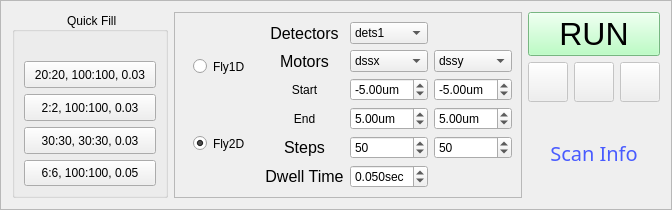
         <widget class="QFrame" name="frame_2">
          <property name="sizePolicy">
           <sizepolicy hsizetype="Preferred" vsizetype="Preferred">
            <horstretch>0</horstretch>
            <verstretch>0</verstretch>
           </sizepolicy>
          </property>
          <property name="frameShape">
           <enum>QFrame::StyledPanel</enum>
          </property>
          <property name="frameShadow">
           <enum>QFrame::Raised</enum>
          </property>
          <layout class="QGridLayout" name="gridLayout_92">
           <item row="0" column="1" rowspan="2">
            <widget class="QFrame" name="frame_3">
             <property name="sizePolicy">
              <sizepolicy hsizetype="Preferred" vsizetype="Preferred">
               <horstretch>0</horstretch>
               <verstretch>0</verstretch>
              </sizepolicy>
             </property>
             <property name="styleSheet">
              <string notr="true"/>
             </property>
             <property name="frameShape">
              <enum>QFrame::StyledPanel</enum>
             </property>
             <property name="frameShadow">
              <enum>QFrame::Raised</enum>
             </property>
             <layout class="QGridLayout" name="gridLayout_8">
              <item row="1" column="1">
               <widget class="QLabel" name="label_17">
                <property name="sizePolicy">
                 <sizepolicy hsizetype="Preferred" vsizetype="Preferred">
                  <horstretch>0</horstretch>
                  <verstretch>0</verstretch>
                 </sizepolicy>
                </property>
                <property name="font">
                 <font>
                  <family>Segoe UI</family>
                  <pointsize>12</pointsize>
                  <weight>50</weight>
                  <italic>false</italic>
                  <bold>false</bold>
                 </font>
                </property>
                <property name="text">
                 <string>Detectors</string>
                </property>
                <property name="alignment">
                 <set>Qt::AlignCenter</set>
                </property>
               </widget>
              </item>
              <item row="3" column="1">
               <widget class="QLabel" name="label_32">
                <property name="text">
                 <string>Start</string>
                </property>
                <property name="alignment">
                 <set>Qt::AlignCenter</set>
                </property>
               </widget>
              </item>
              <item row="4" column="1">
               <widget class="QLabel" name="label_18">
                <property name="text">
                 <string>End</string>
                </property>
                <property name="alignment">
                 <set>Qt::AlignCenter</set>
                </property>
               </widget>
              </item>
              <item row="2" column="2">
               <widget class="QComboBox" name="cb_motor1">
                <property name="sizePolicy">
                 <sizepolicy hsizetype="Preferred" vsizetype="Preferred">
                  <horstretch>0</horstretch>
                  <verstretch>0</verstretch>
                 </sizepolicy>
                </property>
                <property name="toolTip">
                 <string>first motor to scan in 2D and Line scan motor</string>
                </property>
                <item>
                 <property name="text">
                  <string>dssx</string>
                 </property>
                </item>
                <item>
                 <property name="text">
                  <string>dssy</string>
                 </property>
                </item>
                <item>
                 <property name="text">
                  <string>dssz</string>
                 </property>
                </item>
                <item>
                 <property name="text">
                  <string>zpssx</string>
                 </property>
                </item>
                <item>
                 <property name="text">
                  <string>zpssy</string>
                 </property>
                </item>
                <item>
                 <property name="text">
                  <string>zpssz</string>
                 </property>
                </item>
               </widget>
              </item>
              <item row="5" column="2">
               <widget class="QSpinBox" name="x_step">
                <property name="sizePolicy">
                 <sizepolicy hsizetype="Preferred" vsizetype="Preferred">
                  <horstretch>0</horstretch>
                  <verstretch>0</verstretch>
                 </sizepolicy>
                </property>
                <property name="toolTip">
                 <string>first motor steps</string>
                </property>
                <property name="minimum">
                 <number>1</number>
                </property>
                <property name="maximum">
                 <number>1000</number>
                </property>
                <property name="singleStep">
                 <number>10</number>
                </property>
                <property name="value">
                 <number>50</number>
                </property>
               </widget>
              </item>
              <item row="6" column="1">
               <widget class="QLabel" name="label_9">
                <property name="sizePolicy">
                 <sizepolicy hsizetype="Preferred" vsizetype="Preferred">
                  <horstretch>0</horstretch>
                  <verstretch>0</verstretch>
                 </sizepolicy>
                </property>
                <property name="font">
                 <font>
                  <family>Segoe UI</family>
                  <pointsize>12</pointsize>
                  <weight>50</weight>
                  <italic>false</italic>
                  <bold>false</bold>
                 </font>
                </property>
                <property name="text">
                 <string>Dwell Time</string>
                </property>
                <property name="textFormat">
                 <enum>Qt::AutoText</enum>
                </property>
                <property name="scaledContents">
                 <bool>false</bool>
                </property>
                <property name="alignment">
                 <set>Qt::AlignCenter</set>
                </property>
               </widget>
              </item>
              <item row="6" column="2">
               <widget class="QDoubleSpinBox" name="dwell">
                <property name="sizePolicy">
                 <sizepolicy hsizetype="Preferred" vsizetype="Preferred">
                  <horstretch>0</horstretch>
                  <verstretch>0</verstretch>
                 </sizepolicy>
                </property>
                <property name="toolTip">
                 <string>exposure time per point</string>
                </property>
                <property name="prefix">
                 <string/>
                </property>
                <property name="suffix">
                 <string notr="true">sec</string>
                </property>
                <property name="decimals">
                 <number>3</number>
                </property>
                <property name="minimum">
                 <double>0.000000000000000</double>
                </property>
                <property name="maximum">
                 <double>0.500000000000000</double>
                </property>
                <property name="singleStep">
                 <double>0.010000000000000</double>
                </property>
                <property name="value">
                 <double>0.050000000000000</double>
                </property>
               </widget>
              </item>
              <item row="4" column="3">
               <widget class="QDoubleSpinBox" name="y_end">
                <property name="sizePolicy">
                 <sizepolicy hsizetype="Preferred" vsizetype="Preferred">
                  <horstretch>0</horstretch>
                  <verstretch>0</verstretch>
                 </sizepolicy>
                </property>
                <property name="toolTip">
                 <string>scan range entry</string>
                </property>
                <property name="suffix">
                 <string notr="true">um</string>
                </property>
                <property name="minimum">
                 <double>-15.000000000000000</double>
                </property>
                <property name="maximum">
                 <double>15.000000000000000</double>
                </property>
                <property name="singleStep">
                 <double>1.000000000000000</double>
                </property>
                <property name="value">
                 <double>5.000000000000000</double>
                </property>
               </widget>
              </item>
              <item row="2" column="3">
               <widget class="QComboBox" name="cb_motor2">
                <property name="sizePolicy">
                 <sizepolicy hsizetype="Preferred" vsizetype="Preferred">
                  <horstretch>0</horstretch>
                  <verstretch>0</verstretch>
                 </sizepolicy>
                </property>
                <property name="toolTip">
                 <string>second motor in 2D</string>
                </property>
                <item>
                 <property name="text">
                  <string>dssy</string>
                 </property>
                </item>
                <item>
                 <property name="text">
                  <string>dssx</string>
                 </property>
                </item>
                <item>
                 <property name="text">
                  <string>dssz</string>
                 </property>
                </item>
                <item>
                 <property name="text">
                  <string>zpssy</string>
                 </property>
                </item>
                <item>
                 <property name="text">
                  <string>zpssx</string>
                 </property>
                </item>
                <item>
                 <property name="text">
                  <string>zpssz</string>
                 </property>
                </item>
               </widget>
              </item>
              <item row="5" column="3">
               <widget class="QSpinBox" name="y_step">
                <property name="sizePolicy">
                 <sizepolicy hsizetype="Preferred" vsizetype="Preferred">
                  <horstretch>0</horstretch>
                  <verstretch>0</verstretch>
                 </sizepolicy>
                </property>
                <property name="toolTip">
                 <string>second motor steps</string>
                </property>
                <property name="minimum">
                 <number>1</number>
                </property>
                <property name="maximum">
                 <number>1000</number>
                </property>
                <property name="singleStep">
                 <number>10</number>
                </property>
                <property name="value">
                 <number>50</number>
                </property>
               </widget>
              </item>
              <item row="4" column="2">
               <widget class="QDoubleSpinBox" name="x_end">
                <property name="sizePolicy">
                 <sizepolicy hsizetype="Preferred" vsizetype="Preferred">
                  <horstretch>0</horstretch>
                  <verstretch>0</verstretch>
                 </sizepolicy>
                </property>
                <property name="toolTip">
                 <string>scan range entry</string>
                </property>
                <property name="suffix">
                 <string notr="true">um</string>
                </property>
                <property name="minimum">
                 <double>-15.000000000000000</double>
                </property>
                <property name="maximum">
                 <double>15.000000000000000</double>
                </property>
                <property name="singleStep">
                 <double>1.000000000000000</double>
                </property>
                <property name="value">
                 <double>5.000000000000000</double>
                </property>
               </widget>
              </item>
              <item row="2" column="1">
               <widget class="QLabel" name="label_2">
                <property name="sizePolicy">
                 <sizepolicy hsizetype="Preferred" vsizetype="Preferred">
                  <horstretch>0</horstretch>
                  <verstretch>0</verstretch>
                 </sizepolicy>
                </property>
                <property name="font">
                 <font>
                  <family>Segoe UI</family>
                  <pointsize>12</pointsize>
                  <weight>50</weight>
                  <italic>false</italic>
                  <bold>false</bold>
                 </font>
                </property>
                <property name="text">
                 <string>Motors</string>
                </property>
                <property name="alignment">
                 <set>Qt::AlignCenter</set>
                </property>
               </widget>
              </item>
              <item row="1" column="2">
               <widget class="QComboBox" name="pb_dets">
                <property name="sizePolicy">
                 <sizepolicy hsizetype="Preferred" vsizetype="Preferred">
                  <horstretch>0</horstretch>
                  <verstretch>0</verstretch>
                 </sizepolicy>
                </property>
                <property name="toolTip">
                 <string comment="choose the detector system"/>
                </property>
                <item>
                 <property name="text">
                  <string>dets1</string>
                 </property>
                </item>
                <item>
                 <property name="text">
                  <string>dets2</string>
                 </property>
                </item>
                <item>
                 <property name="text">
                  <string>dets3</string>
                 </property>
                </item>
                <item>
                 <property name="text">
                  <string>dets4</string>
                 </property>
                </item>
                <item>
                 <property name="text">
                  <string>dets_fs</string>
                 </property>
                </item>
               </widget>
              </item>
              <item row="3" column="2">
               <widget class="QDoubleSpinBox" name="x_start">
                <property name="sizePolicy">
                 <sizepolicy hsizetype="Preferred" vsizetype="Preferred">
                  <horstretch>0</horstretch>
                  <verstretch>0</verstretch>
                 </sizepolicy>
                </property>
                <property name="toolTip">
                 <string>scan range entry</string>
                </property>
                <property name="prefix">
                 <string notr="true"/>
                </property>
                <property name="suffix">
                 <string>um</string>
                </property>
                <property name="minimum">
                 <double>-15.000000000000000</double>
                </property>
                <property name="maximum">
                 <double>15.000000000000000</double>
                </property>
                <property name="singleStep">
                 <double>1.000000000000000</double>
                </property>
                <property name="value">
                 <double>-5.000000000000000</double>
                </property>
               </widget>
              </item>
              <item row="3" column="3">
               <widget class="QDoubleSpinBox" name="y_start">
                <property name="enabled">
                 <bool>true</bool>
                </property>
                <property name="sizePolicy">
                 <sizepolicy hsizetype="Preferred" vsizetype="Preferred">
                  <horstretch>0</horstretch>
                  <verstretch>0</verstretch>
                 </sizepolicy>
                </property>
                <property name="toolTip">
                 <string>scan range entry</string>
                </property>
                <property name="prefix">
                 <string notr="true"/>
                </property>
                <property name="suffix">
                 <string>um</string>
                </property>
                <property name="minimum">
                 <double>-15.000000000000000</double>
                </property>
                <property name="maximum">
                 <double>15.000000000000000</double>
                </property>
                <property name="singleStep">
                 <double>1.000000000000000</double>
                </property>
                <property name="value">
                 <double>-5.000000000000000</double>
                </property>
               </widget>
              </item>
              <item row="5" column="1">
               <widget class="QLabel" name="label_5">
                <property name="sizePolicy">
                 <sizepolicy hsizetype="Preferred" vsizetype="Preferred">
                  <horstretch>0</horstretch>
                  <verstretch>0</verstretch>
                 </sizepolicy>
                </property>
                <property name="font">
                 <font>
                  <family>Segoe UI</family>
                  <pointsize>12</pointsize>
                  <weight>50</weight>
                  <italic>false</italic>
                  <bold>false</bold>
                 </font>
                </property>
                <property name="text">
                 <string>Steps</string>
                </property>
                <property name="textFormat">
                 <enum>Qt::AutoText</enum>
                </property>
                <property name="scaledContents">
                 <bool>false</bool>
                </property>
                <property name="alignment">
                 <set>Qt::AlignCenter</set>
                </property>
               </widget>
              </item>
              <item row="1" column="0" rowspan="6">
               <widget class="QWidget" name="widget_2" native="true">
                <property name="styleSheet">
                 <string notr="true">font: 14pt &quot;MS Shell Dlg 2&quot;;</string>
                </property>
                <layout class="QVBoxLayout" name="verticalLayout_9">
                 <item>
                  <widget class="QRadioButton" name="rb_1d">
                   <property name="sizePolicy">
                    <sizepolicy hsizetype="Preferred" vsizetype="Preferred">
                     <horstretch>0</horstretch>
                     <verstretch>0</verstretch>
                    </sizepolicy>
                   </property>
                   <property name="toolTip">
                    <string>select for line scan</string>
                   </property>
                   <property name="styleSheet">
                    <string notr="true"/>
                   </property>
                   <property name="text">
                    <string>Fly1D</string>
                   </property>
                   <property name="autoExclusive">
                    <bool>true</bool>
                   </property>
                  </widget>
                 </item>
                 <item>
                  <widget class="QRadioButton" name="rb_2d">
                   <property name="sizePolicy">
                    <sizepolicy hsizetype="Preferred" vsizetype="Preferred">
                     <horstretch>0</horstretch>
                     <verstretch>0</verstretch>
                    </sizepolicy>
                   </property>
                   <property name="toolTip">
                    <string>select for 2D scan</string>
                   </property>
                   <property name="styleSheet">
                    <string notr="true"/>
                   </property>
                   <property name="text">
                    <string>Fly2D</string>
                   </property>
                   <property name="checked">
                    <bool>true</bool>
                   </property>
                   <property name="autoExclusive">
                    <bool>true</bool>
                   </property>
                  </widget>
                 </item>
                </layout>
               </widget>
              </item>
             </layout>
            </widget>
           </item>
           <item row="0" column="3">
            <layout class="QGridLayout" name="gridLayout_91">
             <item row="1" column="0">
              <widget class="QPushButton" name="start">
               <property name="sizePolicy">
                <sizepolicy hsizetype="Preferred" vsizetype="Preferred">
                 <horstretch>0</horstretch>
                 <verstretch>0</verstretch>
                </sizepolicy>
               </property>
               <property name="font">
                <font>
                 <family>MS Shell Dlg 2</family>
                 <pointsize>24</pointsize>
                 <weight>50</weight>
                 <italic>false</italic>
                 <bold>false</bold>
                </font>
               </property>
               <property name="toolTip">
                <string>excetute the scan plan</string>
               </property>
               <property name="autoFillBackground">
                <bool>false</bool>
               </property>
               <property name="styleSheet">
                <string notr="true">QPushButton {
	background-color: rgb(167, 255, 180);
	
	font: 24pt &quot;MS Shell Dlg 2&quot;;
	}

QPushButton:hover{ 
	background-color: rgb(255, 255, 0); 
	}

QPushButton:pressed{ 
	background-color: rgb(0, 255, 0); 
	}



</string>
               </property>
               <property name="text">
                <string>RUN</string>
               </property>
              </widget>
             </item>
             <item row="2" column="0">
              <layout class="QGridLayout" name="gridLayout_22">
               <item row="0" column="1">
                <widget class="QPushButton" name="pb_REAbort">
                 <property name="enabled">
                  <bool>false</bool>
                 </property>
                 <property name="sizePolicy">
                  <sizepolicy hsizetype="Preferred" vsizetype="Preferred">
                   <horstretch>0</horstretch>
                   <verstretch>0</verstretch>
                  </sizepolicy>
                 </property>
                 <property name="text">
                  <string/>
                 </property>
                </widget>
               </item>
               <item row="0" column="2">
                <widget class="QPushButton" name="pb_REResume">
                 <property name="enabled">
                  <bool>false</bool>
                 </property>
                 <property name="sizePolicy">
                  <sizepolicy hsizetype="Preferred" vsizetype="Preferred">
                   <horstretch>0</horstretch>
                   <verstretch>0</verstretch>
                  </sizepolicy>
                 </property>
                 <property name="text">
                  <string/>
                 </property>
                </widget>
               </item>
               <item row="0" column="0">
                <widget class="QPushButton" name="pb_reqPause">
                 <property name="enabled">
                  <bool>false</bool>
                 </property>
                 <property name="sizePolicy">
                  <sizepolicy hsizetype="Preferred" vsizetype="Preferred">
                   <horstretch>0</horstretch>
                   <verstretch>0</verstretch>
                  </sizepolicy>
                 </property>
                 <property name="toolTip">
                  <string>Request a pause at next check point, then click abort or resume</string>
                 </property>
                 <property name="text">
                  <string/>
                 </property>
                </widget>
               </item>
              </layout>
             </item>
            </layout>
           </item>
           <item row="1" column="3">
            <widget class="QLabel" name="label_scan_info_calc">
             <property name="sizePolicy">
              <sizepolicy hsizetype="Preferred" vsizetype="Ignored">
               <horstretch>0</horstretch>
               <verstretch>0</verstretch>
              </sizepolicy>
             </property>
             <property name="font">
              <font>
               <family>Modern No. 20</family>
               <pointsize>15</pointsize>
               <weight>50</weight>
               <italic>false</italic>
               <bold>false</bold>
              </font>
             </property>
             <property name="styleSheet">
              <string notr="true">color: rgb(73, 91, 255);
font: 15pt &quot;Modern No. 20&quot;;


</string>
             </property>
             <property name="text">
              <string>Scan Info</string>
             </property>
             <property name="alignment">
              <set>Qt::AlignCenter</set>
             </property>
            </widget>
           </item>
           <item row="0" column="0" rowspan="2">
            <widget class="QGroupBox" name="groupBox_2">
             <property name="sizePolicy">
              <sizepolicy hsizetype="Fixed" vsizetype="Preferred">
               <horstretch>0</horstretch>
               <verstretch>0</verstretch>
              </sizepolicy>
             </property>
             <property name="toolTip">
              <string>Quickly fill the selected parameters above</string>
             </property>
             <property name="styleSheet">
              <string notr="true"/>
             </property>
             <property name="title">
              <string> Quick Fill</string>
             </property>
             <property name="alignment">
              <set>Qt::AlignCenter</set>
             </property>
             <layout class="QGridLayout" name="gridLayout_6">
              <item row="2" column="0">
               <layout class="QVBoxLayout" name="verticalLayout_6">
                <item>
                 <widget class="QPushButton" name="pb_3030">
                  <property name="sizePolicy">
                   <sizepolicy hsizetype="Minimum" vsizetype="Preferred">
                    <horstretch>0</horstretch>
                    <verstretch>0</verstretch>
                   </sizepolicy>
                  </property>
                  <property name="text">
                   <string>  30:30, 30:30, 0.03  </string>
                  </property>
                 </widget>
                </item>
                <item>
                 <widget class="QPushButton" name="pb_66">
                  <property name="sizePolicy">
                   <sizepolicy hsizetype="Minimum" vsizetype="Preferred">
                    <horstretch>0</horstretch>
                    <verstretch>0</verstretch>
                   </sizepolicy>
                  </property>
                  <property name="text">
                   <string>  6:6, 100:100, 0.05  </string>
                  </property>
                 </widget>
                </item>
               </layout>
              </item>
              <item row="1" column="0">
               <layout class="QVBoxLayout" name="verticalLayout_7">
                <item>
                 <widget class="QPushButton" name="pb_2020">
                  <property name="sizePolicy">
                   <sizepolicy hsizetype="Minimum" vsizetype="Preferred">
                    <horstretch>0</horstretch>
                    <verstretch>0</verstretch>
                   </sizepolicy>
                  </property>
                  <property name="text">
                   <string>  20:20, 100:100, 0.03  </string>
                  </property>
                 </widget>
                </item>
                <item>
                 <widget class="QPushButton" name="pb_22">
                  <property name="sizePolicy">
                   <sizepolicy hsizetype="Minimum" vsizetype="Preferred">
                    <horstretch>0</horstretch>
                    <verstretch>0</verstretch>
                   </sizepolicy>
                  </property>
                  <property name="text">
                   <string>  2:2, 100:100, 0.03  </string>
                  </property>
                 </widget>
                </item>
               </layout>
              </item>
              <item row="0" column="0">
               <widget class="QLabel" name="label_136">
                <property name="sizePolicy">
                 <sizepolicy hsizetype="Fixed" vsizetype="Fixed">
                  <horstretch>0</horstretch>
                  <verstretch>0</verstretch>
                 </sizepolicy>
                </property>
                <property name="text">
                 <string/>
                </property>
               </widget>
              </item>
             </layout>
            </widget>
           </item>
          </layout>
         </widget>
